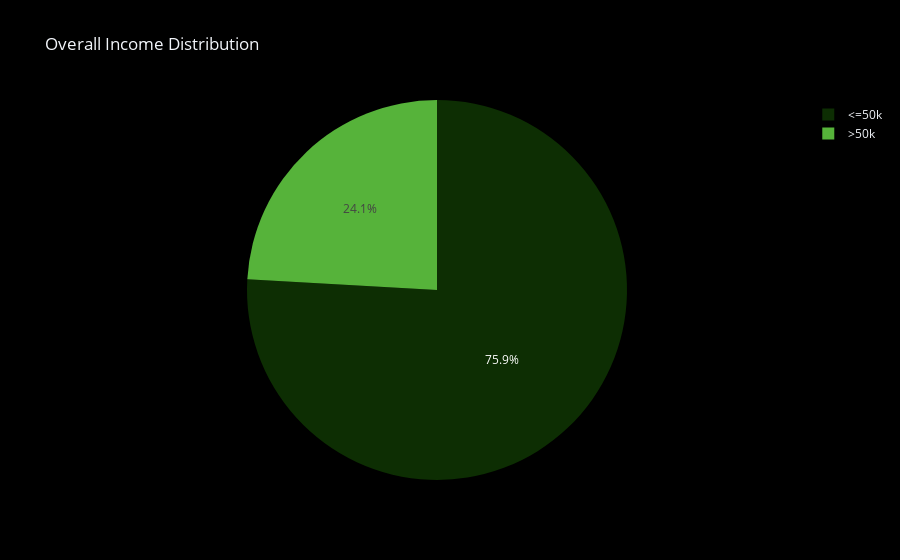

The notebook cell this image was saved under:
### Code cell
fig = px.pie(adult_df_income, names='income' , values='total', title='Overall Income Distribution',color_discrete_sequence=['#0d2e03', '#56b33a'])
fig.update_layout(
    template='plotly_dark',  # Safe background styling
    paper_bgcolor='black'
)
fig.show()
fig.write_image(os.path.join(result_dir, 'income_distribution_pie_chart.jpg'))
fig.write_image(os.path.join(result_dir, 'income_distribution_pie_chart.png'))
fig.write_html(os.path.join(result_dir, 'income_distribution_pie_chart.html'))

### Figure 1 — Plotly figure (JSON) as saved in the notebook; plotly's stock layout.template omitted (floating-point values rounded to 4 significant figures)
{"data": [{"domain": {"x": [0, 1], "y": [0, 1]}, "hovertemplate": "income=%{label}<br>total=%{value}<extra></extra>", "labels": ["<=50k", ">50k"], "legendgroup": "", "name": "", "showlegend": true, "type": "pie", "values": [24694, 7839]}], "layout": {"autosize": true, "legend": {"tracegroupgap": 0}, "paper_bgcolor": "black", "piecolorway": ["#0d2e03", "#56b33a"], "title": {"text": "Overall Income Distribution"}}}
